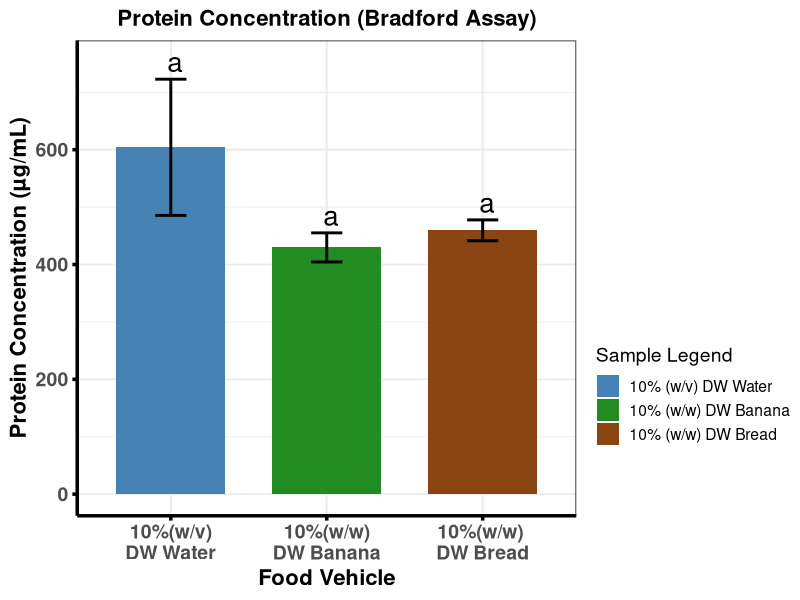

The R source for this figure:
#This Code is made by Maruf Raihan (PhD,NICHE,Ulster)for Bradford data statistical analysis and visual presentation

library(emmeans)
library(multcomp)
library(multcompView)
library(ggplot2)

# ---------------------------------------------------------
# 1. RAW DATA
# ---------------------------------------------------------
df <- data.frame(
  Sample = factor(rep(c("10%(w/v)\nDW Water", "10%(w/w)\nDW Banana", "10%(w/w) \nDW Bread"), each = 3),
                  levels = c("10%(w/v)\nDW Water", "10%(w/w)\nDW Banana", "10%(w/w) \nDW Bread")),
  Protein = c(
    639.00, 472.04, 701.52,   # 10%(w/v)\nDW Water
    400.72, 441.69, 447.00,   # 10%(w/w)\nDW Banana
    448.05, 480.52, 450.14    # 10%(w/w) \nDW Bread"
  )
)

# ---------------------------------------------------------
# 2. DESCRIPTIVE STATS
# ---------------------------------------------------------
df_stats <- aggregate(Protein ~ Sample, df, function(x) {
  c(Mean = mean(x), SD = sd(x), CV = sd(x)/mean(x)*100)
})

df_stats <- do.call(data.frame, df_stats)
names(df_stats) <- c("Sample", "Mean", "SD", "CV")

# ---------------------------------------------------------
# 3. ANOVA + TUKEY
# ---------------------------------------------------------
model <- aov(Protein ~ Sample, data = df)
emm <- emmeans(model, ~ Sample)
tukey <- summary(pairs(emm, adjust = "tukey"))

# ---------------------------------------------------------
# 4. Tukey LETTERS
# ---------------------------------------------------------
cld_out <- suppressMessages(
  cld(emm, Letters = letters, adjust = "tukey")
)

df_plot <- merge(df_stats, cld_out[, c("Sample", ".group")], by = "Sample")

# ---------------------------------------------------------
# 5. BASE PLOT
# ---------------------------------------------------------
p_bradford <- ggplot(df_plot, aes(x = Sample, y = Mean, fill = Sample)) +
  geom_col(width = 0.7) +
  geom_errorbar(aes(ymin = Mean - SD, ymax = Mean + SD),
                width = 0.2, linewidth = 1) +
  geom_text(aes(label = .group, y = Mean + SD + 30), size = 7) +
  
  scale_fill_manual(
    name= "Sample Legend",
    values = c("10%(w/v)\nDW Water" = "steelblue",
               "10%(w/w)\nDW Banana" = "forestgreen",
               "10%(w/w) \nDW Bread" = "saddlebrown"),
    labels = c(
      "10% (w/v) DW Water",
      "10% (w/w) DW Banana",
      "10% (w/w) DW Bread"
    ),
  ) +
  
  theme_bw(base_size = 14) +
  theme(
    legend.position = "right",
    legend.box = "vertical",
    legend.margin = margin(t = 170),      # push legend downward
    plot.title = element_text(size = 16, face = "bold", hjust = 0.5),
    axis.text.x = element_text(size = 14, face = "bold"),
    axis.text.y = element_text(size = 14, face = "bold"),
    axis.title.x = element_text(size = 16, face = "bold"),
    axis.title.y = element_text(size = 16, face = "bold"),
    axis.line = element_line(colour = "black", linewidth = 1.2),
    axis.ticks = element_line(colour = "black", linewidth = 1.2)
  ) +
  labs(
    title = "Protein Concentration (Bradford Assay)",
    x = "Food Vehicle",
    y = "Protein Concentration (µg/mL)"
  ) 

# ---------------------------------------------------------
# 6. SINGLE ANOVA BRACKET ACROSS ALL THREE BARS
# ---------------------------------------------------------
#p_bradford <- p_bradford +
#  annotate("segment", x = 1, xend = 3, y = 1050, yend = 1050, linewidth = 1.2) +
# annotate("text", x = 2, y = 1080, label = "*", size = 8)

# ---------------------------------------------------------
# 7. PRINT
# ---------------------------------------------------------
print(p_bradford)

cat("\n=== DESCRIPTIVE STATS ===\n")
print(df_stats)

cat("\n=== ANOVA SUMMARY ===\n")
print(summary(model))

cat("\n=== TUKEY POST-HOC ===\n")
print(tukey)
